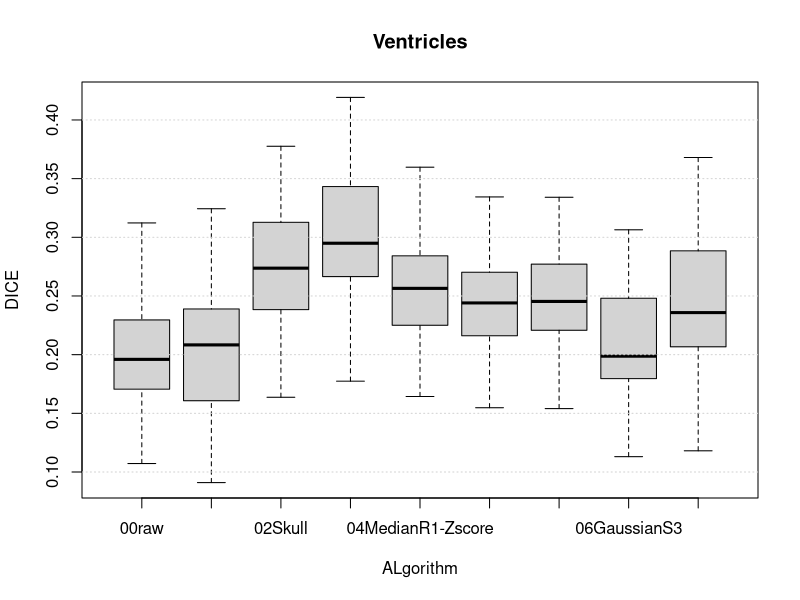
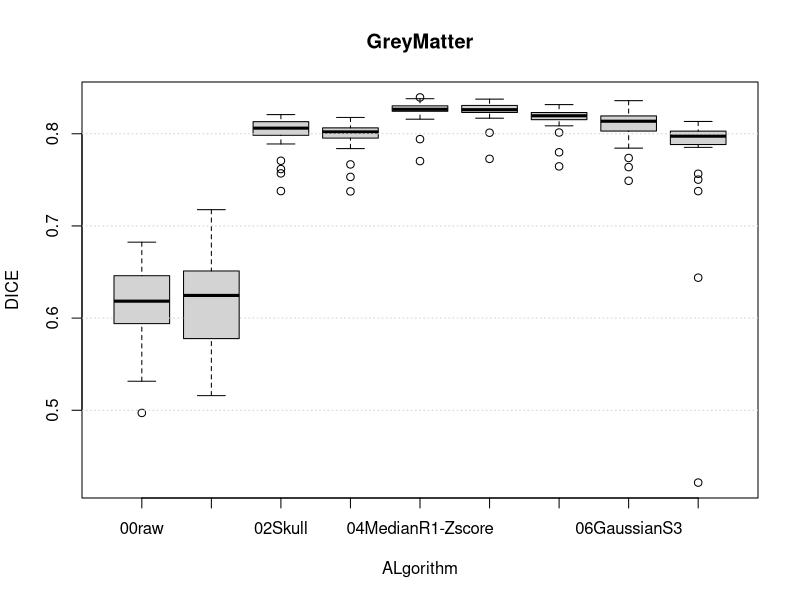
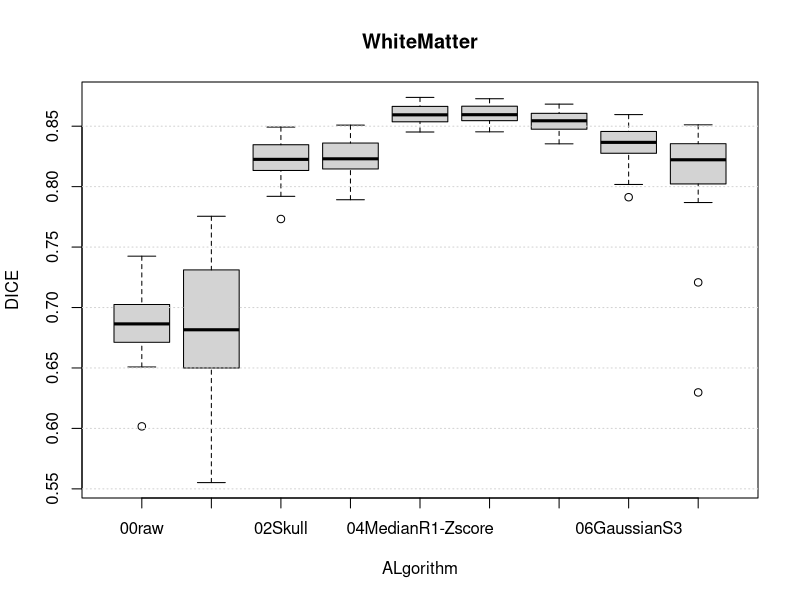
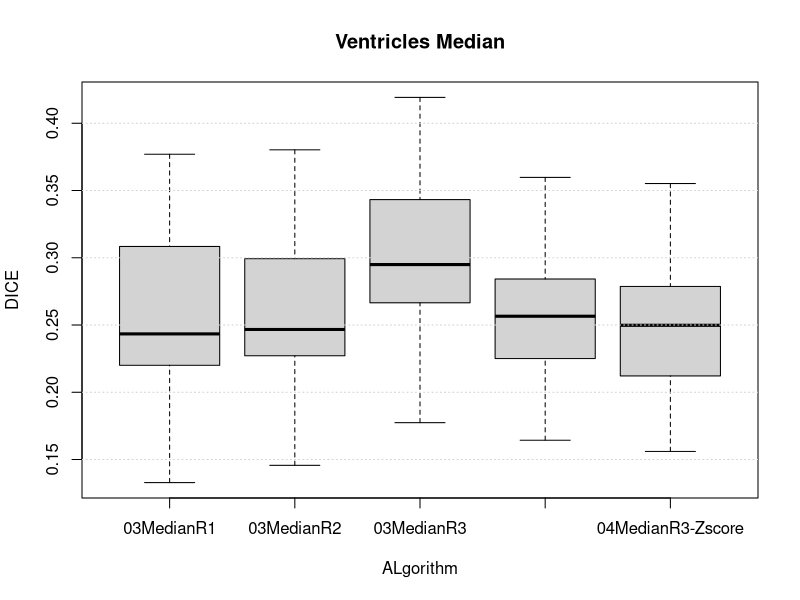
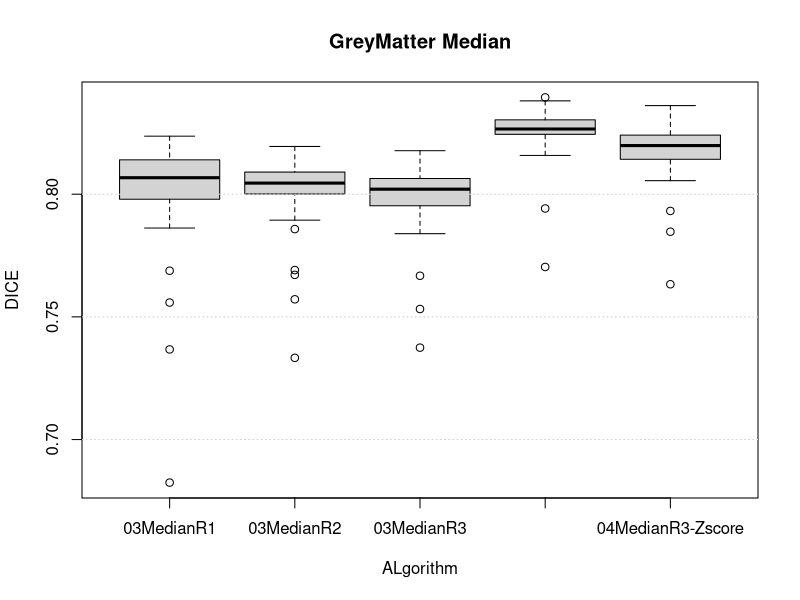
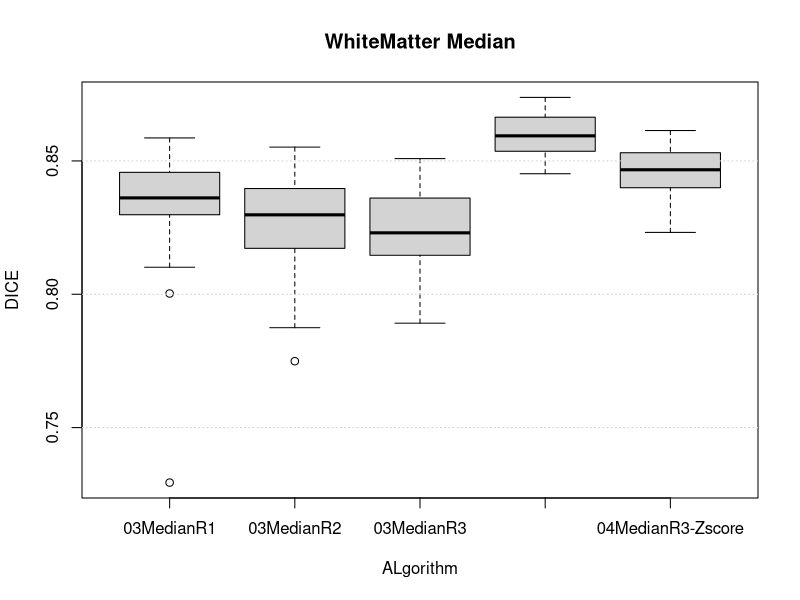
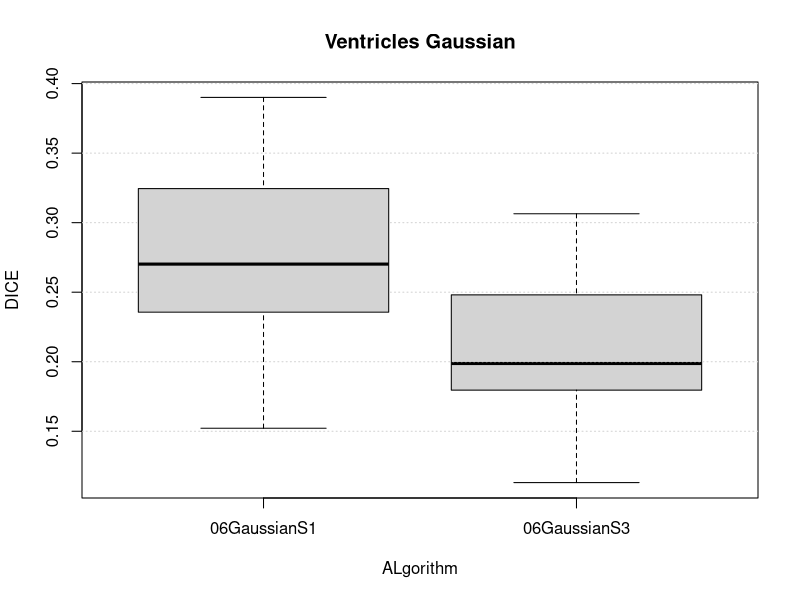
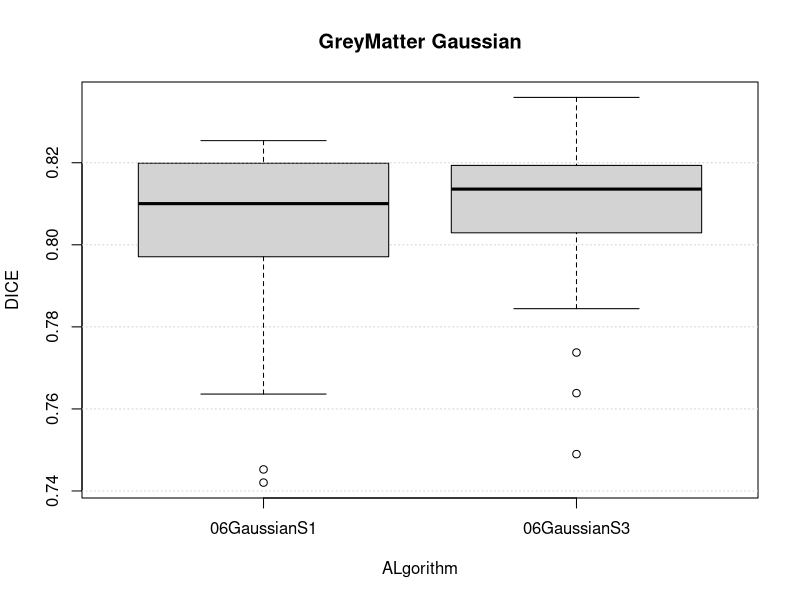

Recreate these plots in R, in order.


# set working directory
setwd("/home/martin/CloudStation/Schule/Msc/3Semester/Medical_Image_Analysis_Lab/work/MIALab_Doc/result")

library("ggplot2")

# import data
df1 <- read.csv("results-reference.csv", header = TRUE, sep = ";")
df2 <- read.csv("results-zcore.csv", header = TRUE, sep = ";")
df3 <- read.csv("results-medianR1.csv", header = TRUE, sep = ";")
df4 <- read.csv("results-medianR2.csv", header = TRUE, sep = ";")
df5 <- read.csv("results-medianR3.csv", header = TRUE, sep = ";")
df6 <- read.csv("results-medianR3_Zscore.csv", header = TRUE, sep = ";")
df7 <- read.csv("results-medianR1_Zscore.csv", header = TRUE, sep = ";")
df8 <- read.csv("results-Zscore_medianR2.csv", header = TRUE, sep = ";")
df9 <- read.csv("results_mni_biasfieldcorr.csv", header = TRUE, sep = ";")
df10 <- read.csv("results_nmi.csv", header = TRUE, sep = ";")
df11 <- read.csv("results_gaussian_S1.csv", header = TRUE, sep = ";")
df12 <- read.csv("results_gaussian_S3.csv", header = TRUE, sep = ";")
df13 <- read.csv("results_bilateral_ds4_rs50_with_skull.csv", header = TRUE, sep = ";")
df14 <- read.csv("results_bilateral_ds4_rs50.csv", header = TRUE, sep = ";")

df1["ALgorithm"] <-  "02Skull"
df2["ALgorithm"] <-  "04ZScore"
df3["ALgorithm"] <-  "03MedianR1"
df4["ALgorithm"] <-  "03MedianR2"
df5["ALgorithm"] <-  "03MedianR3"
df6["ALgorithm"] <-  "04MedianR3-Zscore"
df7["ALgorithm"] <-  "04MedianR1-Zscore"
df8["ALgorithm"] <-  "05Zscore-MedianR2"
df9["ALgorithm"] <-  "01biasfieldcorr"
df10["ALgorithm"] <- "00raw"
df11["ALgorithm"] <- "06GaussianS1"
df12["ALgorithm"] <- "06GaussianS3"
df13["ALgorithm"] <- "07Bilateral_wskull"
df14["ALgorithm"] <- "07Bilateral"

total <- rbind(df1,df2,df5,df7,df8,df9,df10,df12,df14)

#colnames(df1)[colnames(df1)=="DICE"] <- "DICE_REF"
#colnames(df2)[colnames(df2)=="DICE"] <- "DICE_ZSCORE"
#colnames(df3)[colnames(df3)=="DICE"] <- "DICE_MEDIAN"

#mytempdata = merge(df1, df2, by=c("ID","LABEL"), all=TRUE)
#mytempdata = merge(df1, df2, all=TRUE)
#dat_merge <- merge(mytempdata,df3)


# Summary per Label
#by(dat_merge, dat_merge$LABEL, summary)


spt1 <- split(total, total$LABEL) 

png('plot/boxplot_Ventricles.png', width = 1500, height =800 , units = 'px')
#postscript('boxplot_Ventricles.ps')
boxplot(DICE ~ ALgorithm,data=spt1[["Ventricles"]],main="Ventricles")
grid(nx=NA, ny=NULL) #grid over boxplot
dev.off()

png('plot/boxplot_GreyMatter.png', width = 1500, height =800 , units = 'px')
#postscript('boxplot_GreyMatter.ps')
boxplot(DICE ~ ALgorithm,data=spt1[["GreyMatter"]],main="GreyMatter")
grid(nx=NA, ny=NULL) #grid over boxplot
dev.off()

png('plot/boxplot_WhithMatter.png', width = 1500, height =800 , units = 'px')
#postscript('boxplot_WhithMatter.ps')
boxplot(DICE ~ ALgorithm,data=spt1[["WhiteMatter"]],main="WhiteMatter")
grid(nx=NA, ny=NULL) #grid over boxplot
dev.off()




## Median Plot
total_median <- rbind(df3,df4,df5,df6,df7)
spt_median <- split(total_median, total_median$LABEL) 

png('plot/median_boxplot_Ventricles.png', width = 1500, height =800 , units = 'px')
#postscript('boxplot_Ventricles.ps')
boxplot(DICE ~ ALgorithm,data=spt_median[["Ventricles"]],main="Ventricles Median")
grid(nx=NA, ny=NULL) #grid over boxplot
dev.off()

png('plot/median_boxplot_GreyMatter.png', width = 1500, height =800 , units = 'px')
#postscript('boxplot_GreyMatter.ps')
boxplot(DICE ~ ALgorithm,data=spt_median[["GreyMatter"]],main="GreyMatter Median")
grid(nx=NA, ny=NULL) #grid over boxplot
dev.off()

png('plot/median_boxplot_WhithMatter.png', width = 1500, height =800 , units = 'px')
#postscript('boxplot_WhithMatter.ps')
boxplot(DICE ~ ALgorithm,data=spt_median[["WhiteMatter"]],main="WhiteMatter Median")
grid(nx=NA, ny=NULL) #grid over boxplot
dev.off()



## Gaussian

total_sgaussian<- rbind(df11,df12)
spt_sgaussian <- split(total_sgaussian, total_sgaussian$LABEL) 

png('plot/gaussian_boxplot_Ventricles.png', width = 1500, height =800 , units = 'px')
#postscript('boxplot_Ventricles.ps')
boxplot(DICE ~ ALgorithm,data=spt_sgaussian[["Ventricles"]],main="Ventricles Gaussian")
grid(nx=NA, ny=NULL) #grid over boxplot
dev.off()

png('plot/gaussian_boxplot_GreyMatter.png', width = 1500, height =800 , units = 'px')
#postscript('boxplot_GreyMatter.ps')
boxplot(DICE ~ ALgorithm,data=spt_sgaussian[["GreyMatter"]],main="GreyMatter Gaussian")
grid(nx=NA, ny=NULL) #grid over boxplot
dev.off()

png('plot/gaussian_boxplot_WhithMatter.png', width = 1500, height =800 , units = 'px')
#postscript('boxplot_WhithMatter.ps')
boxplot(DICE ~ ALgorithm,data=spt_sgaussian[["WhiteMatter"]],main="WhiteMatter Gaussian")
grid(nx=NA, ny=NULL) #grid over boxplot
dev.off()





## With Skull
total_skull <- rbind(df10,df9,df13)
spt_skull <- split(total_skull, total_skull$LABEL) 

png('plot/WSkull_boxplot_Ventricles.png')#, width = 1500, height =800 , units = 'px')
#postscript('boxplot_Ventricles.ps')
boxplot(DICE ~ ALgorithm,data=spt_skull[["Ventricles"]],main="Ventricles with Skull")
grid(nx=NA, ny=NULL) #grid over boxplot
dev.off()

png('plot/WSkull_boxplot_GreyMatter.png')#, width = 1500, height =800 , units = 'px')
#postscript('boxplot_GreyMatter.ps')
boxplot(DICE ~ ALgorithm,data=spt_skull[["GreyMatter"]],main="GreyMatterwith Skull")
grid(nx=NA, ny=NULL) #grid over boxplot
dev.off()

png('plot/WSkull_boxplot_WhithMatter.png')#, width = 1500, height =800 , units = 'px')
#postscript('boxplot_WhithMatter.ps')
boxplot(DICE ~ ALgorithm,data=spt_skull[["WhiteMatter"]],main="WhiteMatter with Skull")
grid(nx=NA, ny=NULL) #grid over boxplot
dev.off()


## All used this
total_std <- rbind(df10,df9,df2,df1)
spt_std <- split(total_std, total_std$LABEL) 

png('plot/default_boxplot_Ventricles.png', width = 1500, height =800 , units = 'px')
ggplot(data = total, aes(x=ALgorithm, y=DICE)) + geom_boxplot(aes(fill=LABEL))

png('plot/default_boxplot_Ventricles.png', width = 1500, height =800 , units = 'px')
#postscript('boxplot_Ventricles.ps')
boxplot(DICE ~ ALgorithm,data=spt_std[["Ventricles"]],main="Ventricles default")
grid(nx=NA, ny=NULL) #grid over boxplot
dev.off()

png('plot/default_boxplot_GreyMatter.png', width = 1500, height =800 , units = 'px')
#postscript('boxplot_GreyMatter.ps')
boxplot(DICE ~ ALgorithm,data=spt_std[["GreyMatter"]],main="GreyMatter default")
grid(nx=NA, ny=NULL) #grid over boxplot
dev.off()

png('plot/default_boxplot_WhithMatter.png', width = 1500, height =800 , units = 'px')
#postscript('boxplot_WhithMatter.ps')
boxplot(DICE ~ ALgorithm,data=spt_std[["WhiteMatter"]],main="WhiteMatter default")
grid(nx=NA, ny=NULL) #grid over boxplot
dev.off()





#png('plot/overview.png', width = 1000, height =800 , units = 'px')
postscript('plot/overview.eps')
p <- ggplot(data = total, aes(x=ALgorithm, y=DICE)) + geom_boxplot(aes(fill=LABEL))
p + ylim(0,0.9) + ggtitle("Overview")  +theme(plot.title = element_text(hjust = 0.5)) # +scale_fill_grey(start = 0, end = .9)
dev.off()

#png('plot/default.png', width = 1000, height =800 , units = 'px')
postscript('plot/default.eps')
p <- ggplot(data = total_std, aes(x=ALgorithm, y=DICE)) + geom_boxplot(aes(fill=LABEL))
p + ylim(0,0.9) + ggtitle("Default")  +theme(plot.title = element_text(hjust = 0.5)) #+scale_fill_grey(start = 0, end = .9)
dev.off()

#png('plot/default.png', width = 1000, height =800 , units = 'px')
postscript('plot/boxplot_gaussian.eps')
p <- ggplot(data = total_sgaussian, aes(x=ALgorithm, y=DICE)) + geom_boxplot(aes(fill=LABEL))
p + ylim(0,0.9) + ggtitle("Gaussian")  +theme(plot.title = element_text(hjust = 0.5)) #+scale_fill_grey(start = 0, end = .9)
dev.off()

#png('plot/default.png', width = 1000, height =800 , units = 'px')
postscript('plot/boxplot_median.eps')
p <- ggplot(data = total_median, aes(x=ALgorithm, y=DICE)) + geom_boxplot(aes(fill=LABEL))
p + ylim(0,0.9) + ggtitle("Median")  +theme(plot.title = element_text(hjust = 0.5)) #+scale_fill_grey(start = 0, end = .9)
dev.off()
